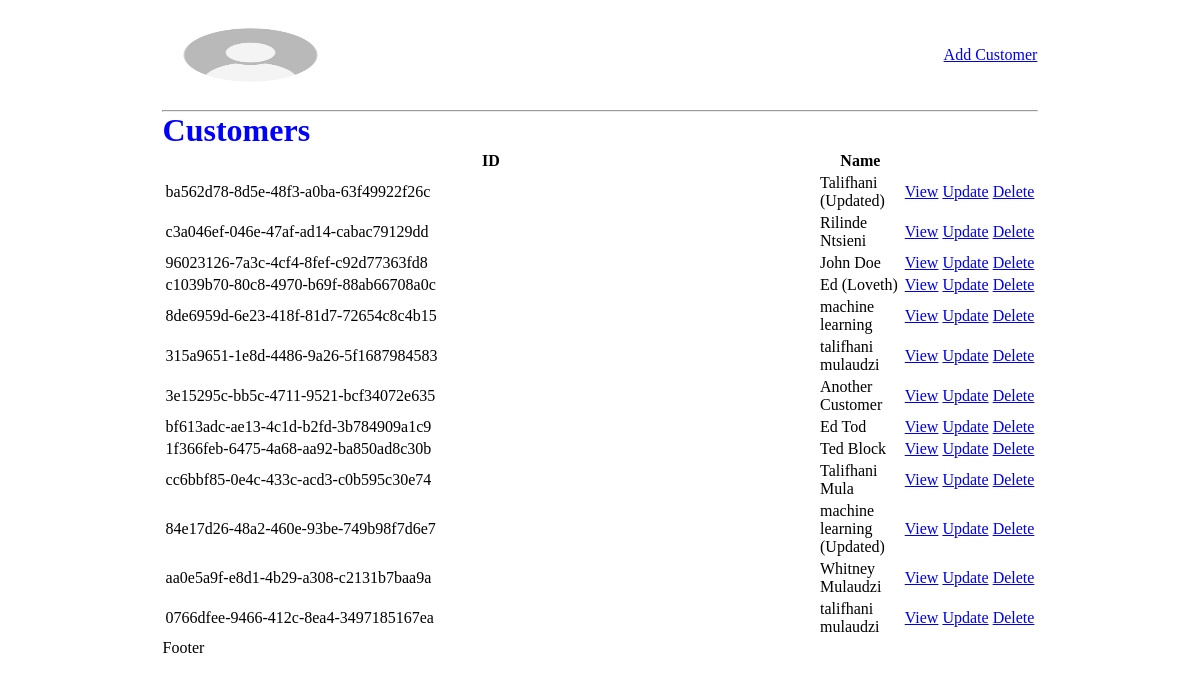
The app's page /customers/ with its own data.
### timetestapp/models.py (models this page shows, shortened)
class Customer(models.Model):
    id = models.UUIDField(primary_key=True, editable=False, unique=True, default=uuid.uuid4)
    name = models.CharField(max_length=200)
    image = models.ImageField(null=True, blank=True, default=DEFAULT)
    role = models.TextField(blank=True, null=True)
    story = models.TextField(blank=True, null=True)

### timetestapp/views.py (the view)
# urls.py: path('customers/', views.users, name='all-customers'),
def users(request):
    customers = Customer.objects.all()
    context = {'customers':customers}
    return render(request, 'customers.html', context)

### timetestapp/templates/customers.html (shortened to what this page needs)
<!DOCTYPE html>
<html lang="en">
  <head>
  </head>
  <body>
    {% extends 'home.html' %} {% block cont %}
    <h1>Customers</h1>
    <table>
      <tr>
        <th>ID</th>
        <th>Name</th>
        <th></th>
        <th></th>
        <th></th>
      </tr>
      {% for customer in customers %}
      <tr>
        <td>{{customer.id}}</td>
        <td>{{customer.name}}</td>
        <td><a href="{% url 'customer' customer.id %}">View</a></td>
        <td><a href="{% url 'update-customer' customer.id %}">Update</a></td>
        <td><a href="{% url 'delete-customer' customer.id %}">Delete</a></td>
      </tr>
      {% endfor %}
    </table>
    {% endblock cont %}

### static/css/main.css (style rules this page uses)
* { margin: 0; width: 90%; max-width: 1100px; margin: auto; }
h1 { color: blue; }

### records on screen
Customer: id "ba562d78-8d5e-48f3-a0ba-63f49922f26c", name "Talifhani (Updated)"
Customer: id "c3a046ef-046e-47af-ad14-cabac79129dd", name "Rilinde Ntsieni"
Customer: id "96023126-7a3c-4cf4-8fef-c92d77363fd8", name "John Doe"
Customer: id "c1039b70-80c8-4970-b69f-88ab66708a0c", name "Ed (Loveth)"
Customer: id "8de6959d-6e23-418f-81d7-72654c8c4b15", name "machine learning"
Customer: id "315a9651-1e8d-4486-9a26-5f1687984583", name "talifhani mulaudzi"
Customer: id "3e15295c-bb5c-4711-9521-bcf34072e635", name "Another Customer"
Customer: id "bf613adc-ae13-4c1d-b2fd-3b784909a1c9", name "Ed Tod"
Customer: id "1f366feb-6475-4a68-aa92-ba850ad8c30b", name "Ted Block"
Customer: id "cc6bbf85-0e4c-433c-acd3-c0b595c30e74", name "Talifhani Mula"
Customer: id "84e17d26-48a2-460e-93be-749b98f7d6e7", name "machine learning (Updated)"
Customer: id "aa0e5a9f-e8d1-4b29-a308-c2131b7baa9a", name "Whitney Mulaudzi"
Customer: id "0766dfee-9466-412c-8ea4-3497185167ea", name "talifhani mulaudzi"
